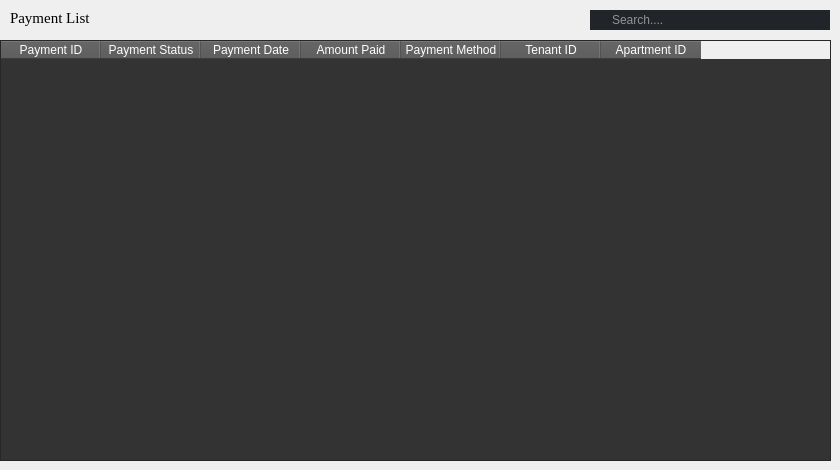
            <widget class="QWidget" name="PaymentListPage">
             <widget class="QLabel" name="PaymentList_label">
              <property name="geometry">
               <rect>
                <x>10</x>
                <y>10</y>
                <width>201</width>
                <height>16</height>
               </rect>
              </property>
              <property name="font">
               <font>
                <family>Times New Roman</family>
                <pointsize>11</pointsize>
               </font>
              </property>
              <property name="text">
               <string>Payment List</string>
              </property>
             </widget>
             <widget class="QLineEdit" name="Search_lineEdit_3">
              <property name="geometry">
               <rect>
                <x>590</x>
                <y>10</y>
                <width>240</width>
                <height>20</height>
               </rect>
              </property>
              <property name="minimumSize">
               <size>
                <width>240</width>
                <height>20</height>
               </size>
              </property>
              <property name="maximumSize">
               <size>
                <width>240</width>
                <height>30</height>
               </size>
              </property>
              <property name="styleSheet">
               <string notr="true">QLineEdit {
    border: none;
    color: #FFF;
    padding-left: 20px;
    padding-right: 20px;
    background-color: rgb(33, 37, 41); 
    border-image: url(rounded-border.png) 15 15 15 15 stretch stretch;
}

QLineEdit:hover {
    border: 2px solid rgb(48, 50, 62);
}

QLineEdit:focus {
    border: 2px solid rgb(85, 170, 255);
    background-color: rgb(33, 37, 41); 
}</string>
              </property>
              <property name="placeholderText">
               <string>Search....</string>
              </property>
             </widget>
             <widget class="QTableWidget" name="Payment_tableWidget">
              <property name="geometry">
               <rect>
                <x>0</x>
                <y>40</y>
                <width>831</width>
                <height>421</height>
               </rect>
              </property>
              <property name="styleSheet">
               <string notr="true">QTableWidget {
    background-color: #333333;
    color: white;
}

QHeaderView::section {
    background-color: #555555;
    color: white;
}
</string>
              </property>
              <column>
               <property name="text">
                <string>Payment ID</string>
               </property>
              </column>
              <column>
               <property name="text">
                <string>Payment Status</string>
               </property>
              </column>
              <column>
               <property name="text">
                <string>Payment Date</string>
               </property>
              </column>
              <column>
               <property name="text">
                <string>Amount Paid</string>
               </property>
              </column>
              <column>
               <property name="text">
                <string>Payment Method</string>
               </property>
              </column>
              <column>
               <property name="text">
                <string>Tenant ID</string>
               </property>
              </column>
              <column>
               <property name="text">
                <string>Apartment ID</string>
               </property>
              </column>
             </widget>
            </widget>
